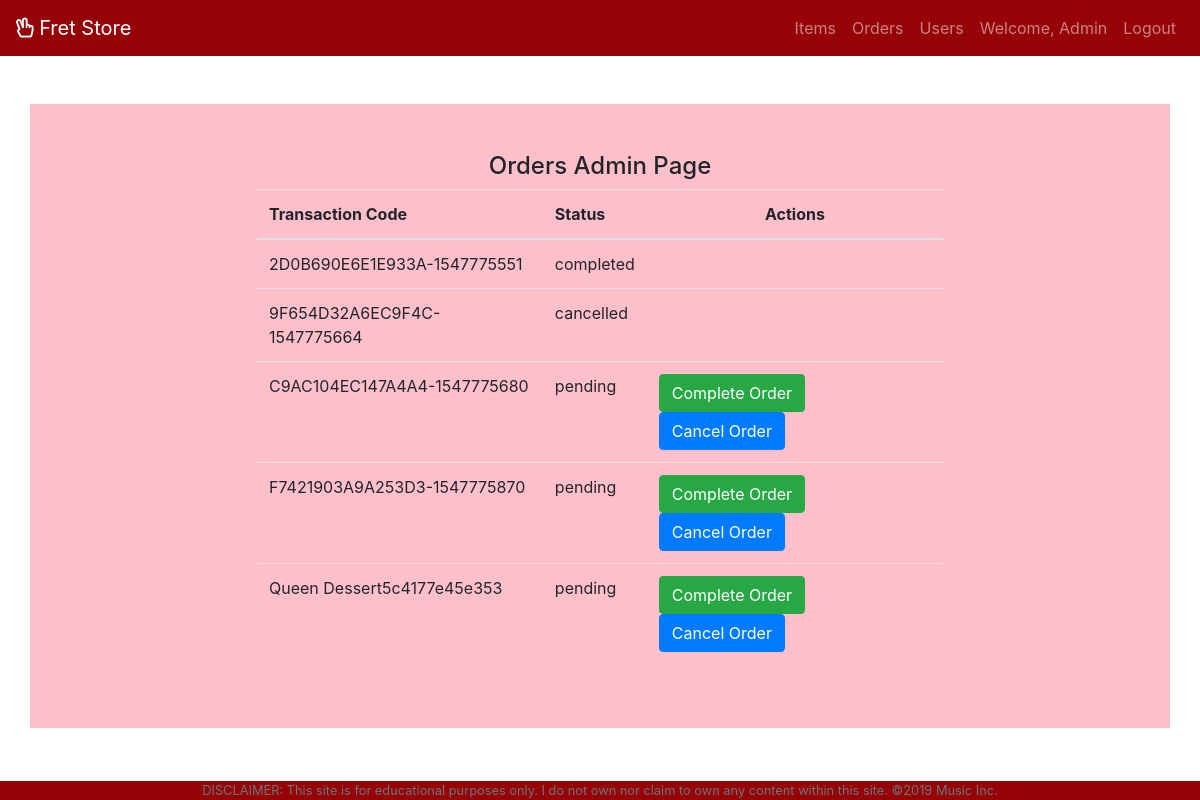
The app's page /app/views/orders.php (signed in) with its own data.
### tables this page shows
CREATE TABLE `orders` (
  `id` int(11) NOT NULL,
  `user_id` int(11) NOT NULL,
  `transaction_code` varchar(255) NOT NULL,
  `purchase_date` timestamp NOT NULL DEFAULT CURRENT_TIMESTAMP,
  `status_id` int(11) NOT NULL,
  `payment_mode_id` int(11) NOT NULL
);

CREATE TABLE `statuses` (
  `id` int(11) NOT NULL,
  `name` varchar(255) NOT NULL
);

### app/views/orders.php (the view)
<?php require_once '../partials/template.php'; ?>
<?php function get_page_content() {
	if (isset($_SESSION['user']) && $_SESSION['user']['roles_id'] == 1) {
	global $conn ?>
	<div class="container orderAdminPage mt-5 p-5">
		<h4 class="text-center"> Orders Admin Page </h4>
		<div class="row">
			<div class="col-sm-8 offset-sm-2">
				<table class="table responsive">
					<thead>
						<th> Transaction Code </th>
						<th> Status </th>
						<th colspan="2" class="text-center"> Actions </th>
					</thead>
					<tbody>
						<?php
							$orderQuery = "SELECT o.id, o.transaction_code, o.status_id, s.name AS status FROM orders o JOIN statuses s ON (o.status_id = s.id);";
							$orders = mysqli_query($conn, $orderQuery);
							foreach($orders as $order) {
						?>
						<tr>
							<td> <?php echo $order['transaction_code']; ?> </td>
							<td> <?php echo $order['status']; ?> </td>
							<td colspan="2">
								<?php
									if ($order['status'] == "pending") { ?>
										<a href="../controllers/completeOrder.php?id=<?php echo $order['id']; ?>" class="btn btn-success"> Complete Order </a>
										<a href="../controllers/cancelOrder.php?id=<?php echo $order['id']; ?>" class="btn btn-primary"> Cancel Order </a>
									<?php } ?>
							</td>
						</tr>
						<?php } ?>
					</tbody>
				</table>
			</div>
		</div>
	</div>
<?php } else {
	header("Location: ./error.php");
} ?>
<?php }; ?>

### app/assets/css/styleStore.css (style rules this page uses)
.orderAdminPage { background-color: pink; }

### records on screen
orders: transaction_code "2D0B690E6E1E933A-1547775551", status.name "completed"
orders: transaction_code "9F654D32A6EC9F4C-1547775664", status.name "cancelled"
orders: transaction_code "C9AC104EC147A4A4-1547775680", status.name "pending"
orders: transaction_code "F7421903A9A253D3-1547775870", status.name "pending"
orders: transaction_code "Queen Dessert5c4177e45e353", status.name "pending"

### other values on screen
$_SESSION['user']['firstname'] "Admin"
